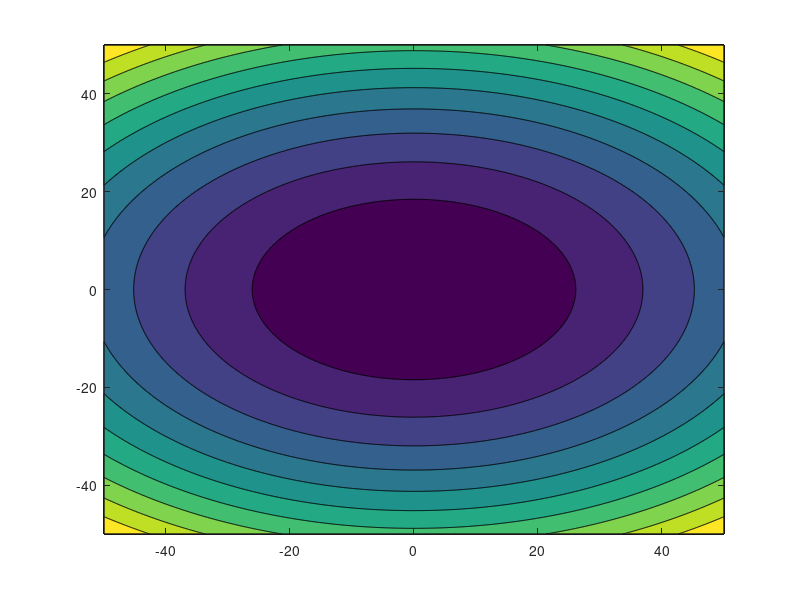

Here is the MATLAB script that generated this plot: (Note: this script raises an error after producing the figure.)
clear all
success_rate = 0;
success = 0;

number_of_iteration_list = [];

time_elapsed_list = [];

number_of_execution = 1;

i = 0;

while(i < number_of_execution)
    close all
    clc
    
    X1=-50:0.1:50;
    X2=-50:0.1:50;
    [x1,x2]=meshgrid(X1,X2);
    
    F = x1.^2 + 2*x2.^2 - 0.3*cos(3*pi*x1) - 0.4*cos(4*pi*x2) + 0.7;
    realFMin = min(min(F))
    
    max_iteration = 100;
    
    % mesh(x1,x2,F)
    
    figure
    contourf(x1,x2,F)
    hold on
    
    fprintf('Polak-Ribiere Algorithm\n');
    
    % Initial guesses
    % [0, 1] -> [-50, 50]
    x01 = -50 + 100 * rand(2, 1);
    x02 = -50 + 100 * rand(2, 1);
    x03 = -50 + 100 * rand(2, 1);
    
    x0 = [x01, x02, x03];
    colors = {'r', 'g', 'k'};
    
    epsilon=10^(-4);
    
    for j = 1:3
        x = x0(:, j);
        k = 1;

        path = x; % Store the path for visualization
    
        tic
        
        fprintf('k=1, x1=%f, x2=%f, f(x)=%f\n',x(1),x(2),func(x))
        plot(x(1), x(2), '.', 'Color', colors{j})
        
        g = gradfunc(x);
        d = -g;
        
        % alpha argmin procedure
        alpha = 0:0.01:1;
        funcalpha = zeros(length(alpha), 1);
        for a=1:length(alpha)
            funcalpha(a) = func(x + alpha(a)*d);
        end
        [val, ind] = min(funcalpha);
        alpha = alpha(ind);
        % end of alpha argmin procedure
        
        x_next = x + alpha * d;
        g_next = gradfunc(x_next);
        
        beta = (g_next' * (g_next - g)) / (g' * g); 
        
        d_next = -g_next + beta * d;

        path = [path, x_next];
        
        fprintf('k=2, x1=%f, x2=%f, f(x)=%f, error=%f\n',x_next(1),x_next(2), ...
            func(x_next),norm(gradfunc(x_next)))
        
        % plot(x_next(1),x_next(2),'*', 'Color', colors{j})
        k=3;
        
        while(norm(gradfunc(x_next))>epsilon)
            x = x_next;
            g = g_next;
            d = d_next;
        
            % alpha argmin procedure
            alpha = 0:0.01:1;
            funcalpha = zeros(length(alpha), 1);
            for a=1:length(alpha)
                funcalpha(a) = func(x + alpha(a)*d);
            end
            [val, ind] = min(funcalpha);
            alpha = alpha(ind);
            % end of alpha argmin procedure
        
            x_next = x + alpha * d;
            g_next = gradfunc(x_next);
            beta = (g_next' * (g_next - g)) / (g' * g);
            d_next = -g_next + beta * d;

            path = [path, x_next];
        
            fprintf('k=%d, x1=%f, x2=%f, f(x)=%f, abs. error=%f\n',k,x_next(1), ...
                x_next(2),func(x_next),norm(gradfunc(x_next)))
        
            % plot(x_next(1),x_next(2),'*', 'Color', colors{j})
            k=k+1;
    
            if(k > max_iteration)
                break;
            end
        end
        time_elapsed = toc;

        plot(path(1, :), path(2, :), 'o-', 'Color', colors{j}, 'MarkerFaceColor', colors{j}, 'LineWidth', 1, 'MarkerSize', 2.5);
        plot(path(1, end), path(2, end), 'x', 'Color', colors{j}, 'MarkerSize', 7, 'LineWidth', 2); % final point

        if(k <= max_iteration)
            success = success + 1;
        end
        
        time_elapsed_list = [time_elapsed_list, time_elapsed];
        number_of_iteration_list = [number_of_iteration_list, k];
    end
    
    % title('Polak-Ribiere Algorithm')
    set(gca,'fontsize',24)
    set(findobj(gca, 'Type', 'Line', 'Linestyle', '--'), 'LineWidth', 2);

    i = i + 1;
end

success_rate = success / (number_of_execution * 3)
avarage_of_number_of_iteration = mean(number_of_iteration_list)
avarage_of_time_elapsed = mean(time_elapsed_list)
